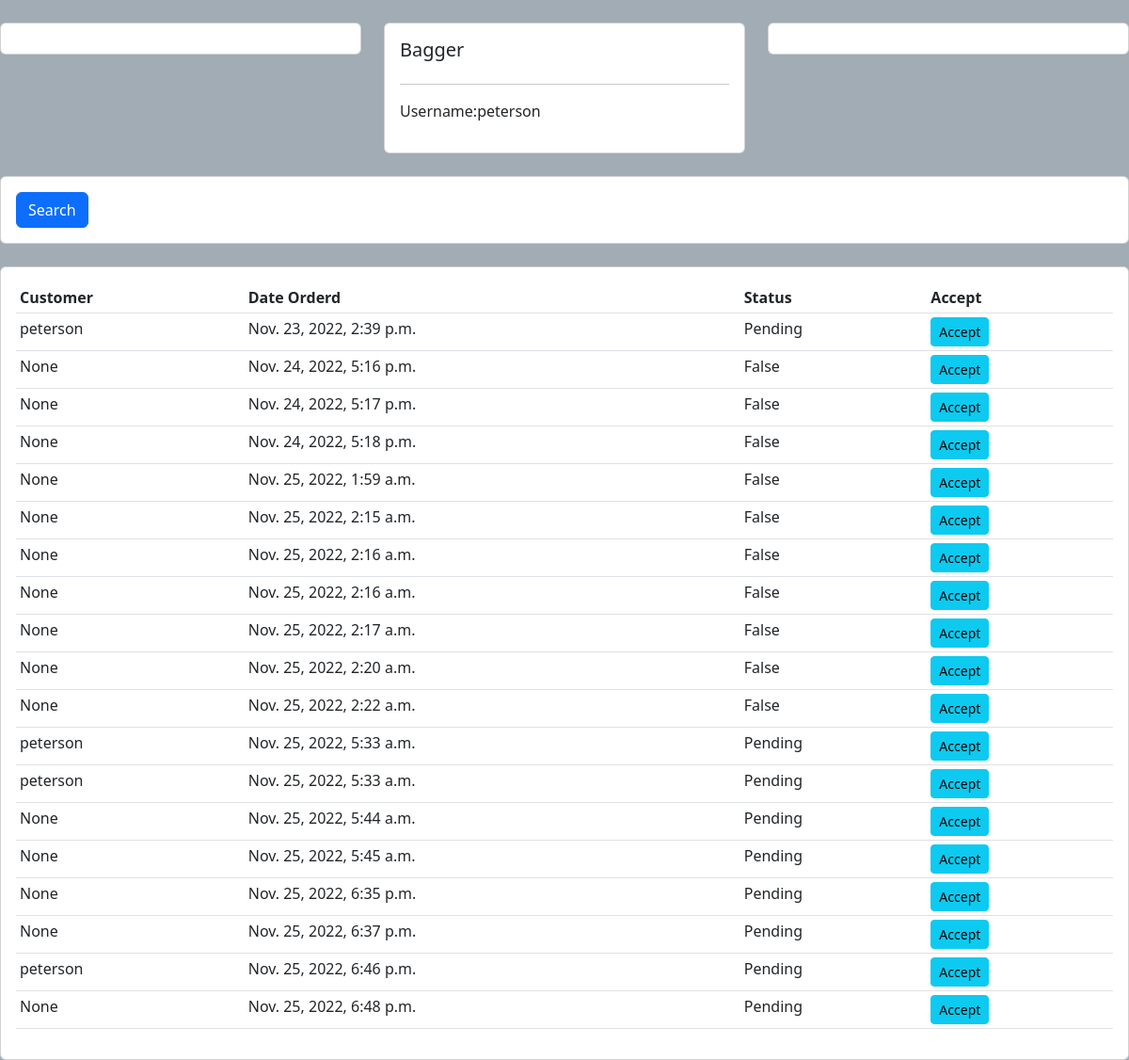
/bagger/1/, run on an earlier commit of the app's database.
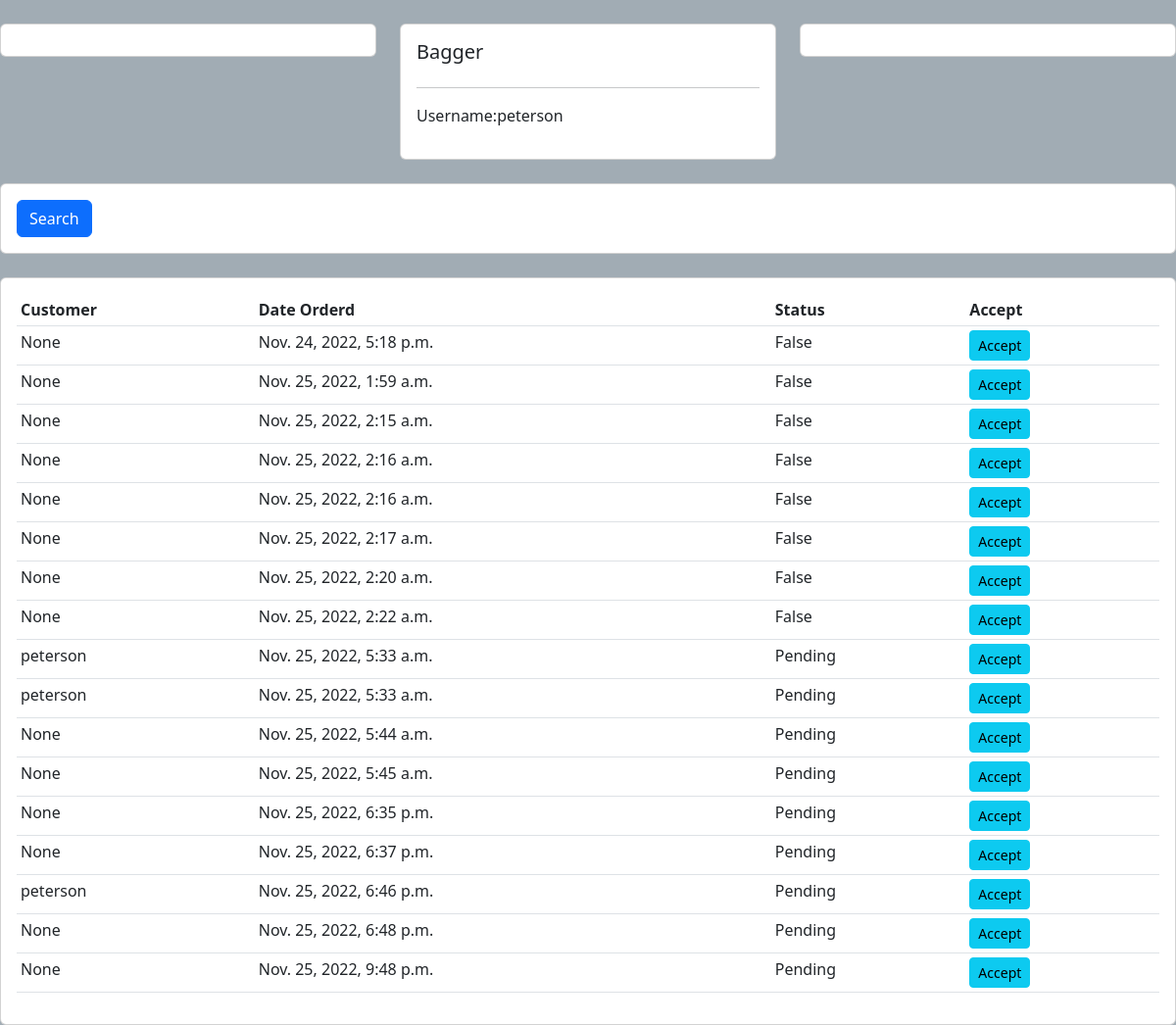
And on a later commit of the database.
### accounts/models.py (models this page shows)
class OrderPro(models.Model):
    STATUS = (
        ('Pending', 'Pending'),
        ('Out for delivery', 'Out for delivery'),
        ('Delivered', 'Delivered'),
    )
    created_on = models.DateTimeField(auto_now_add=True, null=True)
    price = models.DecimalField(max_digits=7, decimal_places=2, null=True)
    items = models.ManyToManyField(Product, verbose_name='product', blank=True)
    status = models.CharField(max_length=200, default='Pending', blank=True , choices=STATUS)
    customer = models.ForeignKey(User, verbose_name='customer', null = True, on_delete=models.SET_NULL)
    bagger = models.OneToOneField(User, null=True, related_name='bagger', on_delete=models.SET_NULL)
    class Meta:
        ordering = ('created_on',)

### bagger/views.py (the view)
# urls.py: path('bagger/<int:pk>/', views.bagger, name='bagger'),
def bagger(request, pk):
    bagger= User.objects.get(pk=pk)
    orders = OrderPro.objects.all()
    customer = OrderPro.objects.all()
    total_customers = customer.count()
    total_orders = orders.count
    delievered = orders.filter(status='Delivered').count()
    pending = orders.filter(status='Pending').count()
    bagger_orders = []
    for order in orders:
        if not order.bagger:
            bagger_orders.append(order)
    context = {'orders':bagger_orders,
                'bagger':bagger,
                'customer':customer,
                'total_customers':total_customers,
                'total_orders' : total_orders,
                'delievered' : delievered,
                'pending' : pending
            }
    return render(request, 'bagger/bagger.html', context)

### bagger/templates/bagger/bagger.html (shortened to what this page needs)
{% extends 'accounts/base.html'   %}
{% block content %}
<br>
<div class="row">
	<div class="col-md">
		<div class="card card-body">
		</div>
	</div>
	<div class="col-md">
		<div class="card card-body">
			<h5>Bagger</h5>
			<hr>
			<p>Username:{{bagger.username}} </p>
		</div>
	</div>
	<div class="col-md">
		<div class="card card-body">
		</div>
	</div>
</div>
<br>
<div class="row">
	<div class="col">
		<div class="card card-body">
			<form method="get">
		    <button class="btn btn-primary" type="submit">Search</button>
		  </form>
		</div>
	</div>
</div>
<br>
<div class="row">
	<div class="col-md">
		<div class="card card-body">
			<table class="table table-sm">
				<tr>
					<th>Customer</th>
					<th>Date Orderd</th>
					<th>Status</th>
					<th>Accept</th>
				</tr>
				{% for order in orders %}
					<tr>
						<td>{{order.customer}}</td>
						<td>{{order.created_on}}</td>
						<td>{{order.status}}</td>
						<td><a class="btn btn-sm btn-info" href="{% url 'bagger_order' order.id %}">Accept</a></td>
					</tr>
				{% endfor %}
			</table>
		</div>
		</div>
	</div>
{% endblock content %}

What changed in the data, as far as the page shows it:
no longer on this page (row edited): OrderPro: customer "peterson", created_on "Nov. 23, 2022, 2:39 p.m.", status "Pending"
removed OrderPro: customer "None", created_on "Nov. 24, 2022, 5:16 p.m.", status "False"
removed OrderPro: customer "None", created_on "Nov. 24, 2022, 5:17 p.m.", status "False"
added OrderPro: customer "None", created_on "Nov. 25, 2022, 9:48 p.m.", status "Pending"
